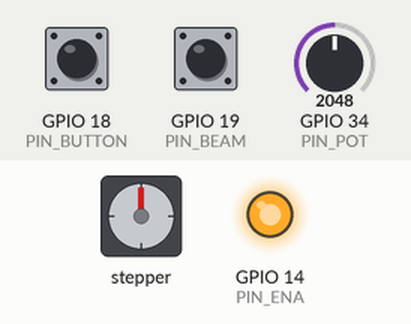
Recording of a sketch running on a simulated ESP32. On the bench: stepper motor, output pins drawn as LEDs (lit = HIGH). The test bench sets the inputs (shaded band); at power-on: GPIO 18 (PIN_BUTTON) HIGH, GPIO 19 (PIN_BEAM) HIGH, GPIO 34 (PIN_POT) = 2048. Stepper angles assume 3200 steps per turn; what the sketch prints to the serial monitor is not drawn.

Above: at 1.2 s.
1.3 s: GPIO 18 (PIN_BUTTON) pulled LOW for 0.15 s
2.9 s: GPIO 19 (PIN_BEAM) pulled LOW for 0.15 s
At 4.3 s:
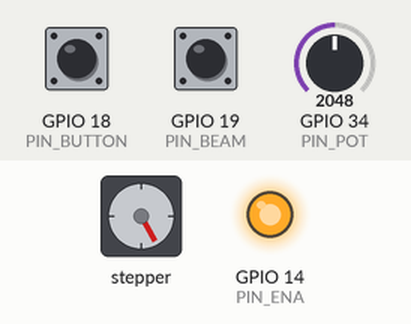
4.8 s: GPIO 19 (PIN_BEAM) pulled LOW for 1 s
At 7.0 s:
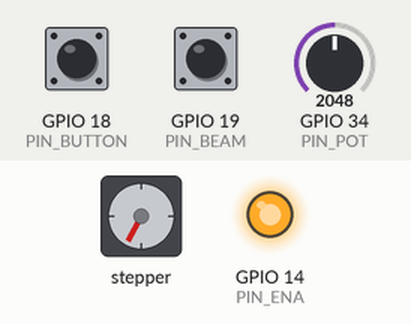
7.8 s: GPIO 19 (PIN_BEAM) pulled LOW for 0.15 s
At 9.2 s:
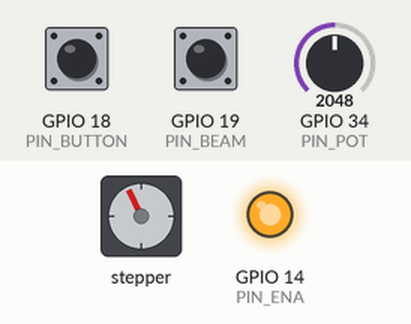
9.7 s: GPIO 19 (PIN_BEAM) pulled LOW for 3.2 s
At 13.6 s:
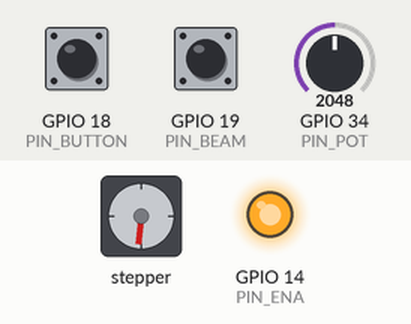
14.4 s: GPIO 19 (PIN_BEAM) pulled LOW for 0.15 s
At 15.4 s:
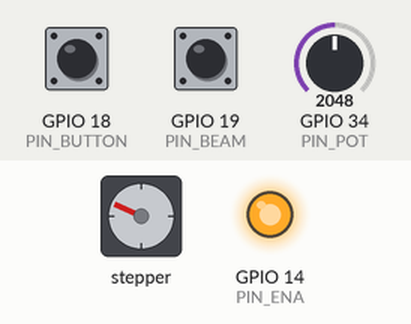
Timing chart, 0 to 17.3 s (numbered marks = the images above; inputs shaded):
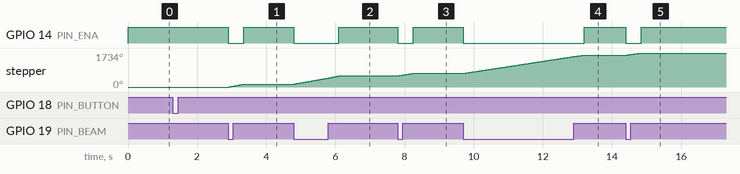

The sketch:

pelletizer_controller.ino
```cpp
// =============================================================================
//  PELLETIZER CONTROLLER — ESP32 + AccelStepper + Beam Break Sensor
//  Target MCU : ESP32 (Arduino-ESP32 core)
//  Driver      : A4988 (STEP/DIR interface)
//  Author      : Munhib Ahmed
//  Version     : ES 1050 team project, Winter 2026
// =============================================================================
//
//  ┌─────────────────────────────────────────────────────────────────────────┐
//  │  WIRING SUMMARY                                                          │
//  │                                                                          │
//  │  ESP32 Pin        Driver / Peripheral                                    │
//  │  ─────────────    ───────────────────────────────────────────────────    │
//  │  GPIO 26  ──────► STEP  pin on A4988                                    │
//  │  GPIO 27  ──────► DIR   pin on A4988                                    │
//  │  GPIO 14  ──────► ENA   pin on driver  (LOW = enabled)                  │
//  │  3.3 V    ──────► LOGIC VCC on driver                                   │
//  │  GND      ──────► GND   on driver                                        │
//  │                                                                          │
//  │  GPIO 34  ──────── Potentiometer wiper (center pin)                     │
//  │  3.3 V    ──────── Pot high end                                          │
//  │  GND      ──────── Pot low end                                           │
//  │                                                                          │
//  │  GPIO 18  ──────── Start/Stop push-button (other leg to GND)            │
//  │                    Internal pull-up enabled; button is ACTIVE LOW.      │
//  │                                                                          │
//  │  BEAM BREAK SENSOR (e.g. Adafruit 2167 or bare IR emitter/receiver):    │
//  │  GPIO 19  ──────── Receiver/sensor output signal                        │
//  │  3.3 V    ──────── Sensor VCC (check your module; some need 5 V)        │
//  │  GND      ──────── Sensor GND                                            │
//  │                                                                          │
//  │  BEAM BREAK LOGIC:                                                       │
//  │    Most modules output LOW  when beam is BROKEN  (plastic present)      │
//  │                     HIGH when beam is CLEAR   (no plastic)              │
//  │    → Motor runs   when beam is BROKEN  (LOW)                            │
//  │    → Motor stops  when beam is CLEAR   (HIGH)                           │
//  │    If your module is inverted, flip BEAM_ACTIVE_STATE below.            │
//  │                                                                          │
//  │  SYSTEM LOGIC OVERVIEW:                                                  │
//  │    The Start/Stop button acts as a MASTER ENABLE.                        │
//  │    When master is OFF → motor always stopped regardless of beam.        │
//  │    When master is ON  → beam break controls motor automatically.        │
//  │                                                                          │
//  │  SHARED GND: ESP32, driver, sensor, PSU ground must all be common.      │
//  └─────────────────────────────────────────────────────────────────────────┘
//
// =============================================================================

#include <AccelStepper.h>

// ─────────────────────────────────────────────────────────────────────────────
//  PIN DEFINITIONS  — change these to match your wiring diagram
// ─────────────────────────────────────────────────────────────────────────────
constexpr uint8_t PIN_STEP        = 26;   // STEP signal to driver
constexpr uint8_t PIN_DIR         = 27;   // DIR  signal to driver
constexpr uint8_t PIN_ENA         = 14;   // ENA  signal to driver (active LOW)
constexpr uint8_t PIN_POT         = 34;   // Potentiometer wiper (ADC1 channel)
constexpr uint8_t PIN_BUTTON      = 18;   // Start/Stop push-button (active LOW)
constexpr uint8_t PIN_BEAM        = 19;   // Beam break sensor output

// ─────────────────────────────────────────────────────────────────────────────
//  BEAM BREAK CONFIGURATION
//
//  BEAM_ACTIVE_STATE is the pin level that means "beam is broken" (plastic
//  is present and interrupting the IR beam).
//
//  Most commercial modules (Adafruit, generic IR break-beam):
//    LOW  = beam broken  → set BEAM_ACTIVE_STATE = LOW   ← default
//    HIGH = beam clear
//
//  If your module is the opposite (HIGH = broken), change to HIGH.
// ─────────────────────────────────────────────────────────────────────────────
constexpr uint8_t BEAM_ACTIVE_STATE = LOW;   // Level when beam IS broken

// How long (ms) the beam must be continuously CLEAR before the motor stops.
// A small hold-off prevents the motor from stuttering if the plastic strand
// momentarily passes a gap (e.g., between pellets).
// Increase if your material feed is intermittent between cuts.
constexpr uint32_t BEAM_CLEAR_HOLDOFF_MS = 300;

// ─────────────────────────────────────────────────────────────────────────────
//  MOTOR / DRIVE TRAIN CONFIGURATION
// ─────────────────────────────────────────────────────────────────────────────
constexpr uint16_t FULL_STEPS_PER_REV = 200;    // 1.8° stepper = 200 steps/rev
constexpr uint8_t  MICROSTEPS         = 16;      // Match your driver MS pins
constexpr uint32_t STEPS_PER_REV      = FULL_STEPS_PER_REV * MICROSTEPS; // 3200

// ─────────────────────────────────────────────────────────────────────────────
//  SPEED RANGE  (steps per second)
//  Example @ STEPS_PER_REV = 3200:
//    320  steps/s →   6 RPM
//    6400 steps/s → 120 RPM
// ─────────────────────────────────────────────────────────────────────────────
constexpr float MIN_SPEED = 320.0f;
constexpr float MAX_SPEED = 6400.0f;

// ─────────────────────────────────────────────────────────────────────────────
//  TIMING CONSTANTS
// ─────────────────────────────────────────────────────────────────────────────
constexpr uint16_t ADC_MAX                  = 4095;
constexpr uint32_t SPEED_UPDATE_INTERVAL_MS = 200;
constexpr uint32_t DEBOUNCE_DELAY_MS        = 50;

// ─────────────────────────────────────────────────────────────────────────────
//  AccelStepper INSTANCE
// ─────────────────────────────────────────────────────────────────────────────
AccelStepper stepper(AccelStepper::DRIVER, PIN_STEP, PIN_DIR);

// ─────────────────────────────────────────────────────────────────────────────
//  RUNTIME STATE
// ─────────────────────────────────────────────────────────────────────────────

// ── Master enable (controlled by push-button) ─────────────────────────────
bool masterEnabled = false;       // true = system armed; beam break takes over

// ── Beam break state ──────────────────────────────────────────────────────
bool     beamBroken        = false;   // Current debounced beam state
uint32_t beamClearSince    = 0;       // Timestamp beam went clear
bool     motorRunning      = false;   // Actual motor on/off state

// ── Button debounce ───────────────────────────────────────────────────────
bool     lastButtonReading = HIGH;
bool     buttonState       = HIGH;
uint32_t lastDebounceTime  = 0;

// ── Speed scheduling ─────────────────────────────────────────────────────
uint32_t lastSpeedUpdate   = 0;

// ─────────────────────────────────────────────────────────────────────────────
//  HELPERS
// ─────────────────────────────────────────────────────────────────────────────
inline void enableMotor()
{
    digitalWrite(PIN_ENA, LOW);
    motorRunning = true;
}

inline void disableMotor()
{
    digitalWrite(PIN_ENA, HIGH);
    motorRunning = false;
}

float readTargetSpeed()
{
    uint16_t raw = analogRead(PIN_POT);
    return MIN_SPEED + (static_cast<float>(raw) / ADC_MAX) * (MAX_SPEED - MIN_SPEED);
}

// ─────────────────────────────────────────────────────────────────────────────
//  printStatus() — human-readable state dump to Serial
// ─────────────────────────────────────────────────────────────────────────────
void printStatus(const char* event)
{
    Serial.print(F("["));
    Serial.print(event);
    Serial.print(F("]  Master="));
    Serial.print(masterEnabled ? F("ON ") : F("OFF"));
    Serial.print(F("  Beam="));
    Serial.print(beamBroken   ? F("BROKEN") : F("CLEAR "));
    Serial.print(F("  Motor="));
    Serial.println(motorRunning ? F("RUNNING") : F("STOPPED"));
}

// =============================================================================
//  SETUP
// =============================================================================
void setup()
{
    Serial.begin(115200);
    Serial.println(F("\n=== Pelletizer Controller v2.0 Starting ==="));

    // ── Configure pins ────────────────────────────────────────────────────────
    pinMode(PIN_ENA,    OUTPUT);
    pinMode(PIN_BUTTON, INPUT_PULLUP);   // Active LOW
    pinMode(PIN_BEAM,   INPUT_PULLUP);   // Pull-up in case module floats when
                                         // no beam; adjust if module has its own
                                         // pull-up/down resistor

    // ── Safety: start with motor disabled ────────────────────────────────────
    disableMotor();

    // ── AccelStepper ──────────────────────────────────────────────────────────
    stepper.setMaxSpeed(MAX_SPEED);
    stepper.setSpeed(readTargetSpeed());

    Serial.print(F("Steps/rev  : ")); Serial.println(STEPS_PER_REV);
    Serial.print(F("Speed range: "));
    Serial.print(MIN_SPEED); Serial.print(F(" – "));
    Serial.print(MAX_SPEED); Serial.println(F(" steps/s"));
    Serial.println(F("Press START button to arm system."));
    Serial.println(F("Motor will run automatically when beam is broken."));
}

// =============================================================================
//  LOOP
// =============================================================================
void loop()
{
    // ── 1. STEP THE MOTOR — must be called every iteration ───────────────────
    if (motorRunning)
    {
        stepper.runSpeed();
    }

    // ── 2. DEBOUNCE & DETECT START/STOP BUTTON ───────────────────────────────
    {
        bool reading = digitalRead(PIN_BUTTON);

        if (reading != lastButtonReading)
        {
            lastDebounceTime  = millis();
            lastButtonReading = reading;
        }

        if ((millis() - lastDebounceTime) >= DEBOUNCE_DELAY_MS)
        {
            if (reading != buttonState)
            {
                buttonState = reading;

                if (buttonState == LOW)   // Falling edge = button pressed
                {
                    masterEnabled = !masterEnabled;

                    if (!masterEnabled)
                    {
                        // Master turned OFF — stop motor immediately regardless
                        // of beam state
                        disableMotor();
                        printStatus("MASTER OFF");
                        Serial.println(F("System disarmed. Press button to re-arm."));
                    }
                    else
                    {
                        printStatus("MASTER ON");
                        Serial.println(F("System armed. Beam break now controls motor."));
                        // Motor will start on next loop if beam is already broken
                    }
                }
            }
        }
    }   // end button block

    // ── 3. READ BEAM BREAK SENSOR & CONTROL MOTOR AUTOMATICALLY ─────────────
    //
    //  State machine:
    //
    //    masterEnabled == false  → motor always off (handled in button block)
    //
    //    masterEnabled == true:
    //      Beam BROKEN  (plastic present) → start motor immediately
    //      Beam CLEAR   (no plastic)      → wait BEAM_CLEAR_HOLDOFF_MS,
    //                                       then stop motor
    //
    //  The hold-off prevents rapid start/stop if the strand briefly passes
    //  through a gap between pellets during cutting.
    // ─────────────────────────────────────────────────────────────────────────
    if (masterEnabled)
    {
        bool rawBeam = digitalRead(PIN_BEAM);
        bool beamIsNowBroken = (rawBeam == BEAM_ACTIVE_STATE);

        if (beamIsNowBroken)
        {
            // Beam is broken — plastic is present
            beamClearSince = 0;   // Reset the clear timer

            if (!beamBroken)
            {
                // Transition: CLEAR → BROKEN
                beamBroken = true;
                stepper.setSpeed(readTargetSpeed());   // Refresh speed from pot
                enableMotor();
                printStatus("BEAM BROKEN");
            }
        }
        else
        {
            // Beam is clear — no plastic detected
            if (beamBroken)
            {
                // Transition: BROKEN → CLEAR — start the hold-off timer
                beamBroken     = false;
                beamClearSince = millis();
                printStatus("BEAM CLEAR - holding off");
            }

            // Check if hold-off period has elapsed
            if (motorRunning && beamClearSince > 0 &&
                (millis() - beamClearSince) >= BEAM_CLEAR_HOLDOFF_MS)
            {
                disableMotor();
                beamClearSince = 0;
                printStatus("MOTOR STOPPED - beam clear timeout");
            }
        }
    }   // end beam break block

    // ── 4. UPDATE SPEED FROM POTENTIOMETER (throttled) ───────────────────────
    if ((millis() - lastSpeedUpdate) >= SPEED_UPDATE_INTERVAL_MS)
    {
        lastSpeedUpdate = millis();

        float newSpeed = readTargetSpeed();
        stepper.setSpeed(newSpeed);

        if (motorRunning)
        {
            Serial.print(F("Speed: "));
            Serial.print(newSpeed, 1);
            Serial.print(F(" steps/s  (~"));
            Serial.print((newSpeed * 60.0f) / STEPS_PER_REV, 1);
            Serial.println(F(" RPM)"));
        }
    }

}   // end loop()
```

Measured:
- after the input at 1.3 s, every drawn part: stays the same
- after the input at 2.9 s, GPIO 14 (PIN_ENA): HIGH → LOW at once, → HIGH 0.45 s later; stepper: turns 151° clockwise in 0.43 s, starting at once
- after the input at 4.8 s, GPIO 14 (PIN_ENA): HIGH → LOW at once, → HIGH 1.3 s later; stepper: turns 417° clockwise in 1.3 s, starting at once
- after the input at 7.8 s, GPIO 14 (PIN_ENA): HIGH → LOW at once, → HIGH 0.45 s later; stepper: turns 126° clockwise in 0.43 s, starting at once
- after the input at 9.7 s, GPIO 14 (PIN_ENA): HIGH → LOW at once, → HIGH 3.5 s later; stepper: turns 932° clockwise in 3.5 s, starting at once
- after the input at 14.4 s, GPIO 14 (PIN_ENA): HIGH → LOW at once, → HIGH 0.45 s later; stepper: turns 108° clockwise in 0.43 s, starting at once
